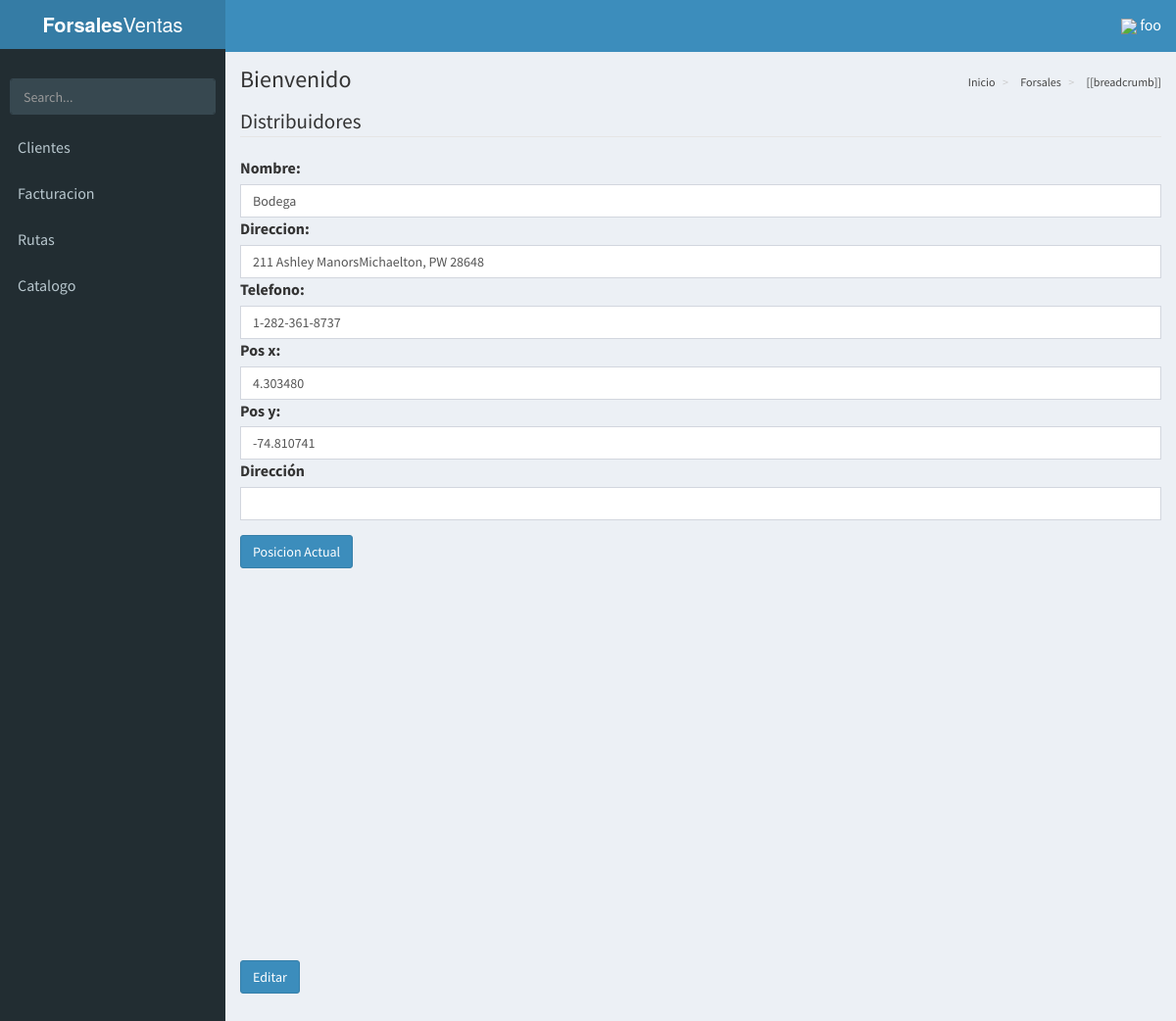
Screenshot of /bodega/1 (signed in) with the database file from the repository.
### base/models.py (models this page shows, shortened)
class bodegas(models.Model):
	nombre = models.CharField(max_length=45)
	direccion = models.CharField(max_length=45)
	telefono = models.CharField(max_length=45)
	pos_x = models.CharField(max_length=50)
	pos_y = models.CharField(max_length=50)

### base/views.py (the view)
# urls.py: url(r'^bodega/(?P<pk>\w+)$', ActualizarBodega.as_view(), name="bodega"),
class ActualizarBodega(LoginRequiredMixin,UpdateView):
	model = bodegas
	fields = '__all__'
	template_name = 'bodegas/actualizar.html'
	success_url = reverse_lazy('dashboard')
	query_pk_and_slug = True
	def get_object(queryset):
		try:
			bodega = bodegas.objects.first()
		except bodegas.DoesNotExist:
			bodega = bodegas.objects.create(
				nombre="Bodega",
				telefono="3122323",
				direccion="3122323",
				pos_x ="4.303480",
				pos_y="-74.810741",
			)
		return bodega

### base/templates/bodegas/actualizar.html (shortened to what this page needs)
{% extends 'AdminLTE/index.html' %}
{% load bootstrap %}
{% load static %}
{% block content %}
<form method="post" role="form">
    <legend>Distribuidores</legend>
    {{ form|bootstrap }}
      <div class="form-group bmd-form-group is-filled">
        <label for="id_ruta_activa" class="control-label   bmd-label-static">Dirección</label>
        <div class=" ">
          <input id="map-address" maxlength="1" class="form-control">
        </div>
      </div>
      <button type="button" class="btn btn-primary mb-5" id="current"> Posicion Actual</button>
      <div id="g-map" style="width: 500px; height: 400px;"></div>
    <div class="form-group">
      <button type="submit" class="btn btn-primary">Editar</button>
    </div>
</form>
{% endblock content %}

### base/templates/AdminLTE/index.html (shortened to what this page needs)
{% load static %}
<!DOCTYPE html>
<html>
<head>
<link rel="stylesheet" href="https://unpkg.com/bootstrap-material-design@4.0.0-beta.3/dist/css/bootstrap-material-design.min.css"
>
  <link rel="stylesheet" href="{% static 'css/AdminLTE/bootstrap/css/bootstrap.min.css' %}">
  <link rel="stylesheet" href="{% static 'css/AdminLTE/AdminLTE.min.css' %}">
  <link rel="stylesheet" href="{% static 'css/AdminLTE/skins/_all-skins.min.css' %}">
  <link rel="stylesheet" href="{% static 'css/AdminLTE/plugins/iCheck/flat/blue.css' %}">
  <link rel="stylesheet" href="{% static 'css/AdminLTE/plugins/morris/morris.css' %}">
  <link rel="stylesheet" href="{% static 'css/AdminLTE/plugins/jvectormap/jquery-jvectormap-1.2.2.css' %}">
  <link rel="stylesheet" href="{% static 'css/AdminLTE/plugins/datepicker/datepicker3.css' %}">
  <link rel="stylesheet" href="{% static 'css/AdminLTE/plugins/daterangepicker/daterangepicker.css' %}">
  <link rel="stylesheet" href="{% static 'css/AdminLTE/plugins/bootstrap-wysihtml5/bootstrap3-wysihtml5.min.css' %}">
  <link rel="stylesheet" href="{% static 'alertifyjs/css/alertify.min.css' %}">
  <link rel="stylesheet" href="{% static 'alertifyjs/css/themes/bootstrap.min.css' %}">
  <link rel="stylesheet" href="{% static 'vue/vue-good-table/vue-good-table.css' %}">
</head>
<body class="hold-transition skin-blue sidebar-mini">
<div class="wrapper" id="vue-root">
  <header class="main-header">
    <a href="/" class="logo">
      <span class="logo-lg"><b>Forsales</b>Ventas</span>
    </a>
    <nav class="navbar navbar-static-top">
      <a href="#" class="sidebar-toggle" data-toggle="offcanvas" role="button">
      </a>
      <div class="navbar-custom-menu">
        <ul class="nav navbar-nav">
          <li class="dropdown user user-menu">
            <a href="#" class="dropdown-toggle" data-toggle="dropdown">
             <img style="width: 10%; " src="{% static 'img/user.png' %}">
              <span class="hidden-xs">{{ request.user.username }}</span>
            </a>
          </li>
        </ul>
      </div>
    </nav>
  </header>
  <aside class="main-sidebar">
    <section class="sidebar">
      <div class="user-panel">
      </div>
      <form action="#" method="get" class="sidebar-form">
        <div class="input-group">
          <input type="text" name="q" class="form-control" placeholder="Search...">
              <span class="input-group-btn">
                <button type="submit" name="search" id="search-btn" class="btn btn-flat">
                </button>
              </span>
        </div>
      </form>
      <ul class="sidebar-menu">
      {% if request.user.is_superuser %}
        <li class="header">PANEL DE CONTROL</li>
        <li>
          <a href="{% url 'listar_productos' %}">
            <i class="fa fa-shopping-basket" aria-hidden="true"><span>Productos</span></i>
          </a>
        </li>
        <li>
          <a href="{% url 'listar_clientes' %}">
            <i class="fa fa-th"></i> <span>Clientes</span>
          </a>
        </li>
        <li>
          <a href="{% url 'bodega' 'main' %}">
            <i class="fa fa-th"></i> <span>Bodega</span>
          </a>
        </li>
        <li>
          <a href="{% url 'listar_distribuidores' %}">
            <i class="fa fa-th"></i> <span>Distribuidores</span>
          </a>
        </li>
        <li>
          <a href="{% url 'listar_proveedores' %}">
            <i class="fa fa-th"></i> <span>Proveedores</span>
          </a>
        </li>
        <li class="treeview">
          <a href="#">
            <i class="fa fa-dashboard"></i> <span>Facturacion</span>
            <span class="pull-right-container">
              <i class="fa fa-angle-left pull-right"></i>
            </span>
          </a>
          <ul class="treeview-menu">
            <li class=""><a href="{% url 'factura' %}"><i class="fa fa-circle-o"></i> Listar</a></li>
          </ul>
           <ul class="treeview-menu">
            <li class=""><a href="{% url 'reportes' %}"><i class="fa fa-circle-o"></i> reportes</a></li>
          </ul>
        </li>
        <li class="treeview">
          <a href="#">
            <i class="fa fa-dashboard"></i> <span>Inventario</span>
            <span class="pull-right-container">
              <i class="fa fa-angle-left pull-right"></i>
            </span>
          </a>
          <ul class="treeview-menu">
            <li class=""><a href="{% url 'movimiento' %}"><i class="fa fa-circle-o"></i> Movimientos</a></li>
          </ul>
        </li>
        <!--li class="treeview">
          <a href="#">
            <i class="fa fa-dashboard"></i> <span>Catalogo</span>
            <span class="pull-right-container">
              <i class="fa fa-angle-left pull-right"></i>
            </span>
          </a>
          <ul class="treeview-menu">
            {% comment %}
            <li class=""><a href="{% url 'catalogos' %}"><i class="fa fa-circle-o"></i> Lista</a></li>
            {% endcomment %}
          </ul>
        </li-->
        <li class="treeview">
          <a href="#">
            <i class="fa fa-dashboard"></i> <span>Rutas</span>
            <span class="pull-right-container">
              <i class="fa fa-angle-left pull-right"></i>
            </span>
          </a>
          <ul class="treeview-menu">
            <li class=""><a href="{% url 'rutas-mapa' %}"><i class="fa fa-circle-o"></i> Rutas</a></li>
          </ul>
        </li>
      {% else %}
        {% if request.user %}
<li>
          <a href="{% url 'listar_clientes' %}">
             <span>Clientes</span>
          </a>
        </li>
          <li class="treeview">
            <a href="#">
               <span>Facturacion</span>
            </a>
          </li>
          <li class="treeview">
            <a href="#">
               <span>Rutas</span>
            </a>
          </li>
        <li class="treeview">
          <a href="#">
             <span>Catalogo</span>
          </a>
        </li>
        {% endif %}
      {% endif %}
      </ul>
    </section>
  </aside>
  <div class="content-wrapper">
    <section class="content-header">
      <h1>
        Bienvenido
      </h1>
      <ol class="breadcrumb">
        <li><a href="#"> Inicio</a></li>
        <li><a href="#"> Forsales </a></li>
        <li v-for="breadcrumb in breadcrumbs"><a href="#"> [[breadcrumb]] </a></li>
      </ol>
    </section>
    <section class="content">
      {% block content %}
      {% endblock content %}
    </section>
  </div>
</div>
</body>
</html>

### base/templates/AdminLTE/index.html (style rules this page uses)
html, body { font-size: 16px !important; }
.navbar { display: inherit !important; }

### rows the page displays
bodegas: nombre "Bodega", direccion "211 Ashley ManorsMichaelton, PW 28648", telefono "1-282-361-8737", pos_x "4.303480", pos_y "-74.810741"

### other values shown
{{ request.user.username }} "foo"
